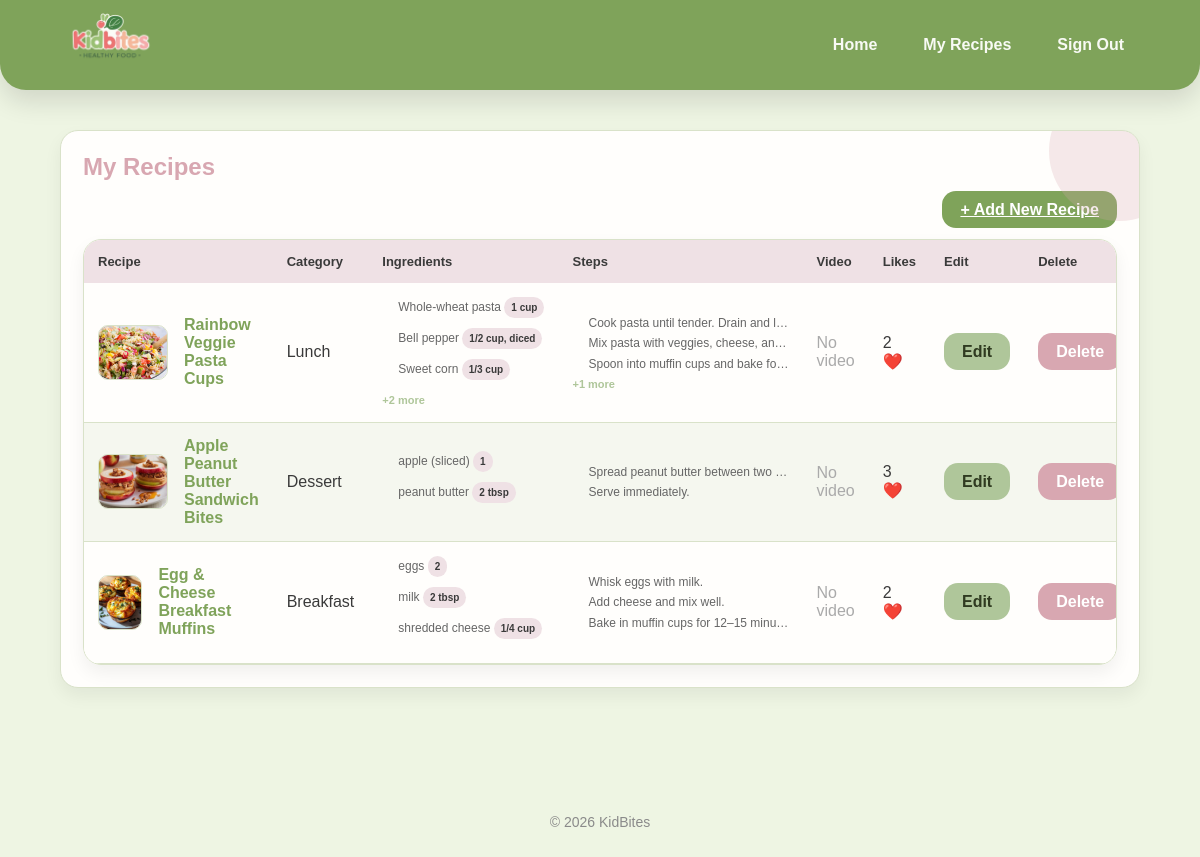
Screenshot of /my-recipes.php (signed in) with the database file from the repository.
### tables this page shows
CREATE TABLE `recipe` (
  `id` int(11) NOT NULL,
  `userID` int(11) DEFAULT NULL,
  `categoryID` int(11) DEFAULT NULL,
  `name` varchar(100) DEFAULT NULL,
  `description` text,
  `photoFileName` varchar(255) DEFAULT NULL,
  `videoFilePath` varchar(255) DEFAULT NULL
);

CREATE TABLE `recipecategory` (
  `id` int(11) NOT NULL,
  `categoryName` varchar(50) NOT NULL
);

CREATE TABLE `ingredients` (
  `id` int(11) NOT NULL,
  `recipeID` int(11) DEFAULT NULL,
  `ingredientName` varchar(100) DEFAULT NULL,
  `ingredientQuantity` varchar(50) DEFAULT NULL
);

CREATE TABLE `instructions` (
  `id` int(11) NOT NULL,
  `recipeID` int(11) DEFAULT NULL,
  `step` text,
  `stepOrder` int(11) DEFAULT NULL
);

### my-recipes.php (the view, shortened to what this page needs)
<?php
$userID = $_SESSION['userID'];
include "db.php";
$sql = "SELECT r.id, r.name, r.photoFileName, r.videoFilePath, rc.categoryName,
        (SELECT COUNT(*) FROM likes WHERE recipeID = r.id) AS likeCount
        FROM recipe r
        JOIN recipecategory rc ON r.categoryID = rc.id
        WHERE r.userID = ?";
$stmt = $conn->prepare($sql);
$stmt->bind_param("i", $userID);
$stmt->execute();
$result = $stmt->get_result();
$ingredientsMap  = [];
$instructionsMap = [];
$stmt2 = $conn->prepare(
    "SELECT id FROM recipe WHERE userID = ?"
);
$stmt2->bind_param("i", $userID);
$stmt2->execute();
$idsResult = $stmt2->get_result();
$recipeIDs = [];
while ($r = $idsResult->fetch_assoc()) {
    $recipeIDs[] = $r['id'];
}
if (!empty($recipeIDs)) {
    $inList = implode(',', $recipeIDs);
    $ingResult = $conn->query(
        "SELECT recipeID, ingredientName, ingredientQuantity
         FROM ingredients
         WHERE recipeID IN ($inList)
         ORDER BY id ASC"
    );
    while ($row = $ingResult->fetch_assoc()) {
        $ingredientsMap[$row['recipeID']][] = $row;
    }
    $stepResult = $conn->query(
        "SELECT recipeID, step, stepOrder
         FROM instructions
         WHERE recipeID IN ($inList)
         ORDER BY stepOrder ASC"
    );
    while ($row = $stepResult->fetch_assoc()) {
        $instructionsMap[$row['recipeID']][] = $row;
    }
}
?>
<!DOCTYPE html>
<html>
<head>
    <link rel="stylesheet" href="style.css">
</head>
<body>
    <header>
        <div class="container header-inner">
            <a class="brand" href="user.php">
                <img src="images/logo.png" alt="KidBites Logo" class="logo">
            </a>
            <nav class="nav">
                <a href="user.php">Home</a>
                <a href="my-recipes.php">My Recipes</a>
                <a href="signout.php">Sign Out</a>
            </nav>
        </div>
    </header>
    <main>
        <div class="container">
            <div class="card">
                <div class="page-header">
                    <h2>My Recipes</h2>
                    <div style="text-align:right; margin-bottom:20px;">
                        <a href="add-recipe.php" class="btn btn-primary">+ Add New Recipe</a>
                    </div>
                </div>
                <div class="table-wrap">
                    <?php if ($result->num_rows > 0): ?>
                    <table>
                        <thead>
                            <tr>
                                <th>Recipe</th>
                                <th>Category</th>
                                <th>Ingredients</th>
                                <th>Steps</th>
                                <th>Video</th>
                                <th>Likes</th>
                                <th>Edit</th>
                                <th>Delete</th>
                            </tr>
                        </thead>
                        <tbody>
                            <?php while ($row = $result->fetch_assoc()):
                                $rid  = $row['id'];
                                $ings = $ingredientsMap[$rid]  ?? [];
                                $steps = $instructionsMap[$rid] ?? [];
                                $maxShow = 3;
                            ?>
                            <tr>
                                <td>
                                    <a href="view-recipe.php?id=<?= $rid ?>"
                                       style="display:flex; align-items:center; gap:8px; text-decoration:none; color:inherit;">
                                        <img src="images/<?= htmlspecialchars($row['photoFileName']) ?>"
                                             alt="<?= htmlspecialchars($row['name']) ?>"
                                             class="recipe-thumb"
                                             onerror="this.style.display='none'">
                                        <span style="color:#7fa35a; font-weight:600;">
                                            <?= htmlspecialchars($row['name']) ?>
                                        </span>
                                    </a>
                                </td>
                                <td><?= htmlspecialchars($row['categoryName']) ?></td>
                                <td>
                                    <?php if (!empty($ings)): ?>
                                        <ul class="brief-list">
                                            <?php
                                            $shown = 0;
                                            foreach ($ings as $ing):
                                                if ($shown >= $maxShow) break;
                                                $shown++;
                                            ?>
                                                <li>
                                                    <?= htmlspecialchars($ing['ingredientName']) ?>
                                                    <span class="badge" style="font-size:10px; padding:2px 7px;">
                                                        <?= htmlspecialchars($ing['ingredientQuantity']) ?>
                                                    </span>
                                                </li>
                                            <?php endforeach; ?>
                                        </ul>
                                        <?php if (count($ings) > $maxShow): ?>
                                            <span class="more-label">+<?= count($ings) - $maxShow ?> more</span>
                                        <?php endif; ?>
                                    <?php else: ?>
                                        <span style="color:#aaa; font-size:12px;">—</span>
                                    <?php endif; ?>
                                </td>
                                <td>
                                    <?php if (!empty($steps)): ?>
                                        <ol class="brief-list">
                                            <?php
                                            $shown = 0;
                                            foreach ($steps as $step):
                                                if ($shown >= $maxShow) break;
                                                $shown++;
                                            ?>
                                                <li><?= htmlspecialchars($step['step']) ?></li>
                                            <?php endforeach; ?>
                                        </ol>
                                        <?php if (count($steps) > $maxShow): ?>
                                            <span class="more-label">+<?= count($steps) - $maxShow ?> more</span>
                                        <?php endif; ?>
                                    <?php else: ?>
                                        <span style="color:#aaa; font-size:12px;">—</span>
                                    <?php endif; ?>
                                </td>
                                <td>
                                    <?php if (!empty($row['videoFilePath'])): ?>
                                        <a href="videos/<?= htmlspecialchars($row['videoFilePath']) ?>"
                                           target="_blank">🎥 Watch</a>
                                    <?php else: ?>
                                        <span style="color:#aaa;">No video</span>
                                    <?php endif; ?>
                                </td>
                                <td><?= $row['likeCount'] ?> ❤️</td>
                                <td>
                                    <a href="edit-recipe.php?id=<?= $rid ?>" class="btn btn-secondary">Edit</a>
                                </td>
                                <td>
                                    <a href="delete-recipe.php?id=<?= $rid ?>"
                                       class="btn"
                                       style="background:#d8a7b1;color:white;"
                                       onclick="return confirm('Are you sure you want to delete this recipe?');">
                                        Delete
                                    </a>
                                </td>
                            </tr>
                            <?php endwhile; ?>
                        </tbody>
                    </table>
                    <?php else: ?>
                        <p style="text-align:center; color:#888; padding:30px;">
                            You have no recipes yet. <a href="add-recipe.php">Add your first recipe!</a>
                        </p>
                    <?php endif; ?>
                </div>
            </div>
        </div>
    </main>
    <footer>
        <p>© 2026 KidBites</p>
    </footer>
</body>
</html>

### style.css (style rules this page uses)
* { box-sizing: border-box; }
body { margin: 0; font-family: Arial, sans-serif; color: #3a3a3a; background: #eef5e3; }
.container { width: 90%; margin: auto; }
header { background: #7fa35a; box-shadow: 0 12px 26px rgba(0,0,0,0.12); border-bottom-left-radius: 26px; border-bottom-right-radius: 26px; padding: 0; }
.header-inner { display: flex; align-items: center; justify-content: space-between; height: 90px; }
.brand { font-size: 22px; font-weight: 800; color: white; text-decoration: none; }
.nav { display: flex; gap: 14px; }
.nav a { color: #f8faf4; text-decoration: none; font-weight: 600; padding: 8px 16px; border-radius: 999px; transition: background 0.25s ease; }
main { padding: 40px 0 60px; }
.card { background: #fffefc; border-radius: 18px; padding: 22px; margin-bottom: 28px; border: 1px solid #d9e2c9; box-shadow: 0 8px 18px rgba(0,0,0,0.06); position: relative; overflow: hidden; }
.card::before { content: ""; position: absolute; top: -50px; right: -50px; width: 140px; height: 140px; background: rgba(216,167,177,0.25); border-radius: 50%; }
.badge { display: inline-block; background: #efe1e5; color: #3a3a3a; padding: 6px 14px; border-radius: 999px; font-size: 12px; font-weight: 700; margin-bottom: 10px; }
h2 { color: #d8a7b1; margin-top: 0; }
.btn { padding: 10px 18px; border-radius: 14px; border: none; cursor: pointer; font-weight: 700; background: #e5e5e5; transition: transform 0.15s ease, box-shadow 0.15s ease; }
.btn-primary { background: #7fa35a; color: white; }
.btn-secondary { background: #afc69a; color: #2f3a20; }
.table-wrap { background: #fffefc; border-radius: 18px; overflow-x: auto; box-shadow: 0 8px 18px rgba(0,0,0,0.06); border: 1px solid #d9e2c9; }
table { width: 100%; border-collapse: collapse; }
thead th { padding: 14px; text-align: left; font-size: 13px; font-weight: 800; background: #efe1e5; }
tbody td { padding: 14px; border-bottom: 1px solid #d9e2c9; }
tbody tr:nth-child(even) { background: rgba(127,163,90,0.08); }
table a { color: #7fa35a; text-decoration: none; font-weight: 600; }
footer { text-align: center; padding: 24px 0; font-size: 14px; color: #8a8a8a; }
.logo { max-height: 150px; width: auto; }
tbody td { vertical-align: middle; }

### my-recipes.php (style rules this page uses)
.brief-list { margin: 0; padding-left: 16px; font-size: 12px; color: #666; line-height: 1.7; }
.brief-list li { white-space: nowrap; overflow: hidden; text-overflow: ellipsis; max-width: 200px; }
.more-label { font-size: 11px; color: #afc69a; font-weight: 700; }
.recipe-thumb { width: 70px; height: 55px; border-radius: 10px; object-fit: cover; vertical-align: middle; margin-right: 8px; border: 1px solid #d9e2c9; }

### rows the page displays
recipe: photoFileName (picture), name "Rainbow Veggie Pasta Cups", categoryID.categoryName "Lunch", count($ings)-$maxShow "2", count($steps)-$maxShow "1", videoFilePath "No video", likeCount "2"
ingredients: ingredientName "Whole-wheat pasta", ingredientQuantity "1 cup"
ingredients: ingredientName "Bell pepper", ingredientQuantity "1/2 cup, diced"
ingredients: ingredientName "Sweet corn", ingredientQuantity "1/3 cup"
instructions: step "Cook pasta until tender. Drain and l…"
instructions: step "Mix pasta with veggies, cheese, an…"
instructions: step "Spoon into muffin cups and bake fo…"
recipe: photoFileName (picture), name "Apple Peanut Butter Sandwich Bites", categoryID.categoryName "Dessert", videoFilePath "No video", likeCount "3"
ingredients: ingredientName "apple (sliced)", ingredientQuantity "1"
ingredients: ingredientName "peanut butter", ingredientQuantity "2 tbsp"
instructions: step "Spread peanut butter between two…"
instructions: step "Serve immediately."
recipe: photoFileName (picture), name "Egg & Cheese Breakfast Muffins", categoryID.categoryName "Breakfast", videoFilePath "No video", likeCount "2"
ingredients: ingredientName "eggs", ingredientQuantity "2"
ingredients: ingredientName "milk", ingredientQuantity "2 tbsp"
ingredients: ingredientName "shredded cheese", ingredientQuantity "1/4 cup"
instructions: step "Whisk eggs with milk."
instructions: step "Add cheese and mix well."
instructions: step "Bake in muffin cups for 12–15 minu…"
